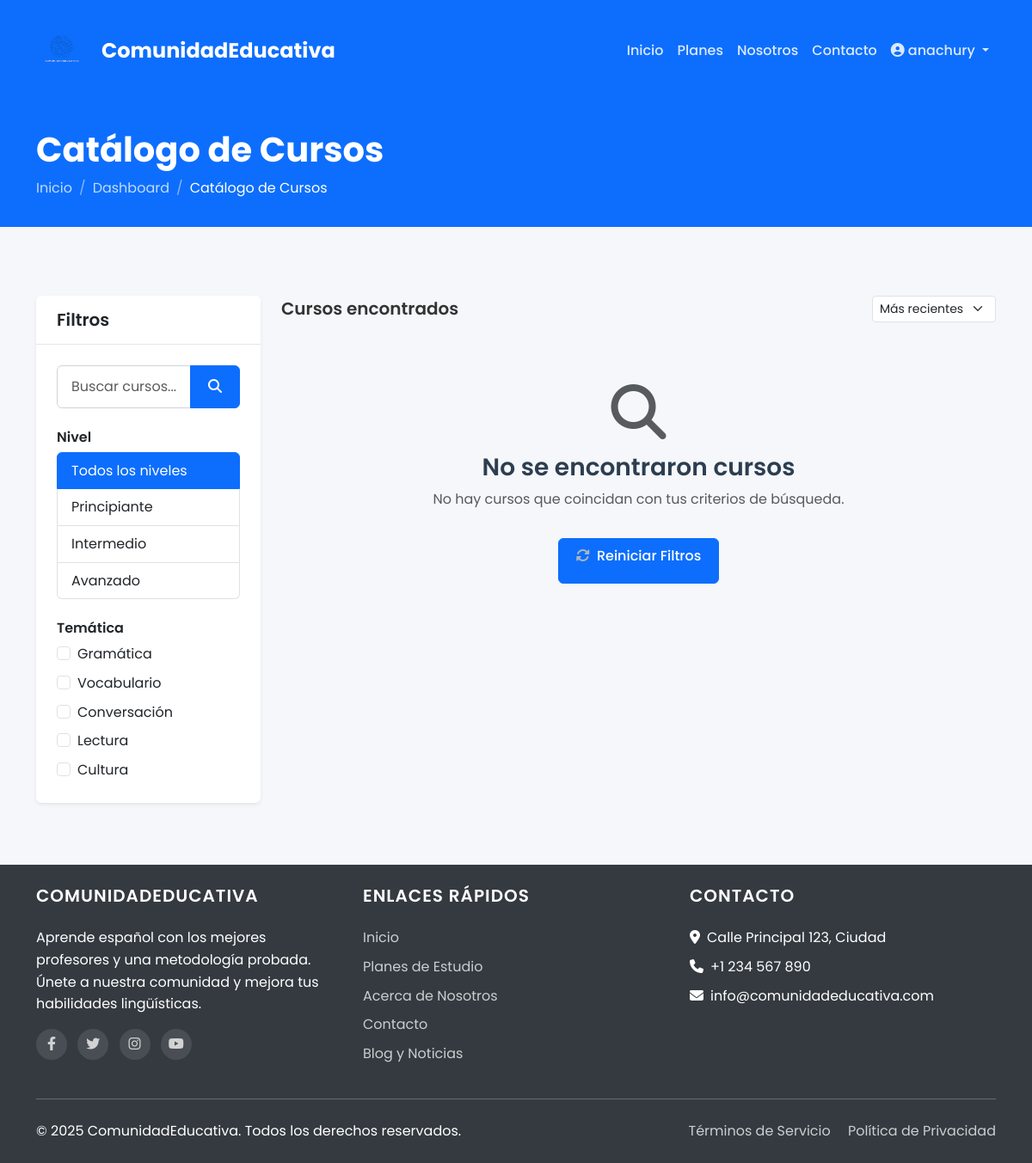
/estudiantes/cursos/ (signed in), run on an earlier commit of the app's database.
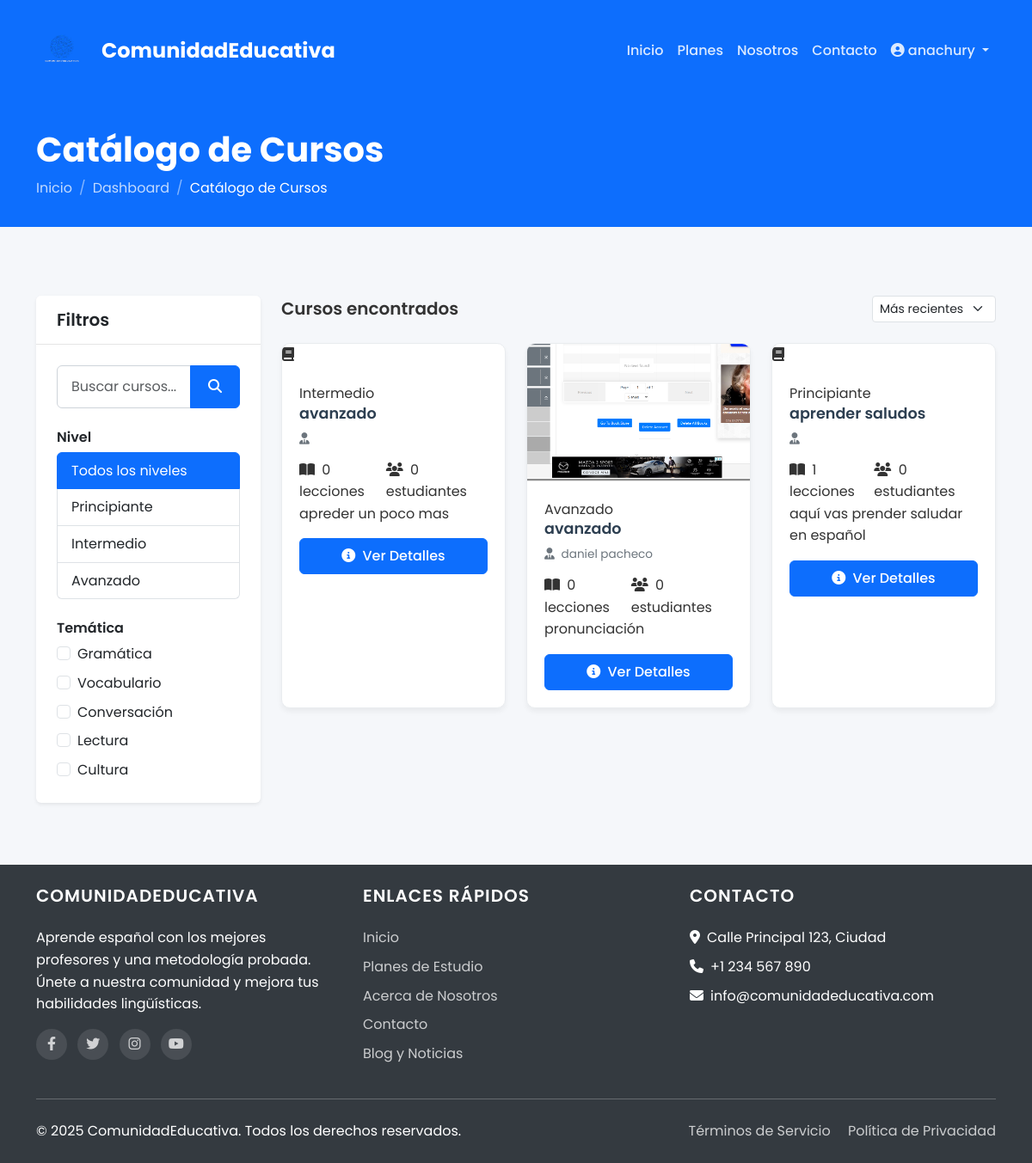
And on a later commit of the database.
### appProfesores/models.py (models this page shows, shortened)
class Curso(models.Model):
    titulo = models.CharField(max_length=200)
    descripcion = models.TextField()
    profesor = models.ForeignKey(User, on_delete=models.CASCADE, related_name="cursos_creados")
    nivel_plan = models.ForeignKey(Plan, on_delete=models.CASCADE, related_name="cursos")
    fecha_creacion = models.DateTimeField(default=timezone.now)
    imagen = models.ImageField(upload_to="cursos/", blank=True, null=True)
    activo = models.BooleanField(default=True)
    class Meta:
        verbose_name: ClassVar[str] = "Curso"
        verbose_name_plural: ClassVar[str] = "Cursos"
        ordering: ClassVar[list[str]] = ["-fecha_creacion"]

### appComunidad/models.py (models this page shows, shortened)
class Plan(models.Model):
    class Nivel(models.TextChoices):
        PRINCIPIANTE = "principiante", _("Principiante")
        INTERMEDIO = "intermedio", _("Intermedio")
        AVANZADO = "avanzado", _("Avanzado")
    nombre = models.CharField(_("Nombre"), max_length=100)
    descripcion = models.TextField(_("Descripción"))
    nivel = models.CharField(
        _("Nivel"),
        max_length=20,
        choices=Nivel.choices,
        default=Nivel.PRINCIPIANTE,
    )
    precio = models.DecimalField(
        _("Precio"),
        max_digits=10,
        decimal_places=2,
    )
    duracion_meses = models.PositiveIntegerField(
        _("Duración (meses)"),
        default=1,
    )
    class Meta:
        verbose_name = _("Plan")
        verbose_name_plural = _("Planes")

### appEstudiantes/views.py (the view)
# urls.py: path("cursos/", views.CursoListView.as_view(), name="cursos"),
class CursoListView(LoginRequiredMixin, ListView):
    model = Curso
    template_name: str = "appEstudiantes/cursos.html"
    context_object_name: str = "cursos"
    paginate_by: int = 9
    def get_queryset(self) -> QuerySet[Curso]:
        queryset = super().get_queryset().filter(activo=True)
        query = self.request.GET.get("q")
        if query:
            queryset = queryset.filter(
                Q(titulo__icontains=query) | Q(descripcion__icontains=query),
            )
        orden = self.request.GET.get("orden", "recientes")
        if orden == "antiguos":
            queryset = queryset.order_by("fecha_creacion")
        elif orden == "a-z":
            queryset = queryset.order_by("titulo")
        elif orden == "z-a":
            queryset = queryset.order_by("-titulo")
        else:  # recientes por defecto
            queryset = queryset.order_by("-fecha_creacion")
        return queryset.select_related("profesor", "nivel_plan")
    def get_context_data(self, **kwargs: object) -> dict[str, Any]:
        context: dict[str, Any] = super().get_context_data(**kwargs)
        context["query"] = self.request.GET.get("q", "")
        context["categoria_actual"] = self.request.GET.get("categoria", "")
        context["orden_actual"] = self.request.GET.get("orden", "fecha_creacion")
        context["categorias"] = []
        return context

### appComunidad/context_processors.py (called while the page is built)
def user_redirect_processor(request: HttpRequest) -> dict[str, str]:
    redirect_url = "appComunidad:index"  # URL por defecto
    if hasattr(request.user, "perfil_estudiante"):
        redirect_url = "appEstudiantes:dashboard"
    elif hasattr(request.user, "perfil_profesor"):
        redirect_url = "appProfesores:dashboard"
    return {
        "login_redirect_url": redirect_url,
    }

### appEstudiantes/templates/appEstudiantes/cursos.html (shortened to what the changed rows need)
{% extends 'base.html' %}
{% block extra_css %}
<link rel="stylesheet" href="/static/css/students.css">
{% endblock %}
{% block content %}
<section class="page-header">
    <div class="container">
        <div class="row">
            <div class="col-12">
                <h1>Catálogo de Cursos</h1>
            </div>
        </div>
    </div>
</section>
<section class="courses-section py-5">
    <div class="container">
        <div class="row">
            <div class="col-lg-9">
                <div class="courses-grid">
                    {% if cursos %}
                        <div class="row g-4">
                            {% for curso in cursos %}
                                <div class="col-md-6 col-lg-4">
                                    <div class="course-card">
                                        {% if curso.imagen %}
                                            <div class="course-image">
                                                <img src="{{ curso.imagen.url }}" alt="{{ curso.titulo }}" class="img-fluid">
                                            </div>
                                        {% else %}
                                            <div class="course-image-placeholder">
                                                <i class="fas fa-book"></i>
                                            </div>
                                        {% endif %}
                                        <div class="course-content">
                                            <div class="course-level {{ curso.nivel_plan.nivel }}">
                                                {{ curso.nivel_plan.get_nivel_display }}
                                            </div>
                                            <h5 class="course-title">{{ curso.titulo }}</h5>
                                            <p class="course-instructor">
                                                <i class="fas fa-user-tie me-1"></i> {{ curso.profesor.get_full_name }}
                                            </p>
                                            <div class="course-stats d-flex justify-content-between">
                                                <span><i class="fas fa-book-open me-1"></i> {{ curso.lecciones.count }} lecciones</span>
                                                <span><i class="fas fa-users me-1"></i> {{ curso.estudiantes_inscritos.count }} estudiantes</span>
                                            </div>
                                            <p class="course-description">{{ curso.descripcion|truncatechars:100 }}</p>
                                            <div class="course-action">
                                                <a href="{% url 'appEstudiantes:curso_detalle' curso.id %}" class="btn btn-primary w-100">
                                                    {% if curso.id in inscripciones %}
                                                        <i class="fas fa-eye me-1"></i> Ver Curso
                                                    {% else %}
                                                        <i class="fas fa-info-circle me-1"></i> Ver Detalles
                                                    {% endif %}
                                                </a>
                                            </div>
                                        </div>
                                    </div>
                                </div>
                            {% endfor %}
                        </div>
                    {% else %}
                        <div class="empty-state text-center py-5">
                            <i class="fas fa-search fa-4x mb-3 text-muted"></i>
                            <h3>No se encontraron cursos</h3>
                            <p class="text-muted">No hay cursos que coincidan con tus criterios de búsqueda.</p>
                            <a href="{% url 'appEstudiantes:cursos' %}" class="btn btn-primary mt-3">
                                <i class="fas fa-sync-alt me-1"></i> Reiniciar Filtros
                            </a>
                        </div>
                    {% endif %}
                </div>
            </div>
        </div>
    </div>
</section>
{% endblock %}

What changed in the data, as far as the page shows it:
added Curso: nivel_plan.nivel "Intermedio", titulo "avanzado", lecciones.count "0", estudiantes_inscritos.count "0", descripcion "apreder un poco mas", shows "Ver Detalles"
added Curso: imagen (picture), nivel_plan.nivel "Avanzado", titulo "avanzado", profesor.get_full_name "daniel pacheco", lecciones.count "0", estudiantes_inscritos.count "0", descripcion "pronunciación", shows "Ver Detalles"
added Curso: nivel_plan.nivel "Principiante", titulo "aprender saludos", lecciones.count "1", estudiantes_inscritos.count "0", descripcion "aquí vas prender saludar en español", shows "Ver Detalles"
Also different on the page:
text no longer shown: "No se encontraron cursos No hay cursos que coincidan con tus criterios de búsqueda. Reiniciar Filtros"
